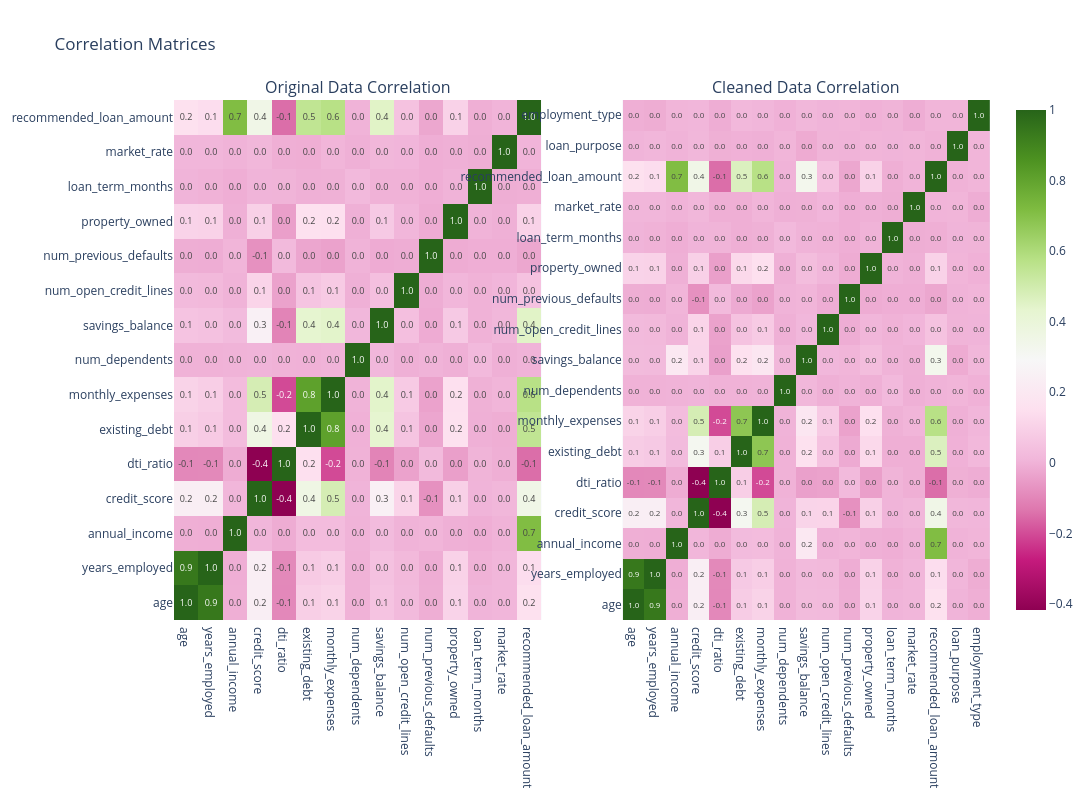

The notebook cell saved with this chart:
### Code cell
# Correlation plot
df_corr = df.corr(numeric_only=True)
df5_corr = df5.corr()
fig1 = px.imshow(
    df_corr,
    text_auto='.1f',
    color_continuous_scale='RdBu_r'
)

fig2 = px.imshow(
    df5_corr,
    text_auto='.1f',
    color_continuous_scale='RdBu_r'
)
fig = make_subplots(
    rows=1,
    cols=2,
    subplot_titles=(
        "Original Data Correlation",
        "Cleaned Data Correlation"
    )
)

fig.add_trace(fig1.data[0], row=1, col=1)
fig.add_trace(fig2.data[0], row=1, col=2)

fig.update_layout(
    height=800,
    width=2200,
    title_text="Correlation Matrices"
)

fig.show()

### Figure 1 — Plotly figure (JSON) as saved in the notebook; plotly's stock layout.template omitted (floating-point values rounded to 4 significant figures; data arrays with more than 128 entries replaced by an {"elided": "..."} marker saying what was removed)
{"data": [{"coloraxis": "coloraxis", "hovertemplate": "x: %{x}<br>y: %{y}<br>color: %{z}<extra></extra>", "name": "0", "texttemplate": "%{z:.1f}", "type": "heatmap", "x": ["age", "years_employed", "annual_income", "credit_score", "dti_ratio", "existing_debt", "monthly_expenses", "num_dependents", "savings_balance", "num_open_credit_lines", "num_previous_defaults", "property_owned", "loan_term_months", "market_rate", "recommended_loan_amount"], "xaxis": "x", "y": ["age", "years_employed", "annual_income", "credit_score", "dti_ratio", "existing_debt", "monthly_expenses", "num_dependents", "savings_balance", "num_open_credit_lines", "num_previous_defaults", "property_owned", "loan_term_months", "market_rate", "recommended_loan_amount"], "yaxis": "y", "z": {"elided": "15x15 float values"}}, {"coloraxis": "coloraxis", "hovertemplate": "x: %{x}<br>y: %{y}<br>color: %{z}<extra></extra>", "name": "0", "texttemplate": "%{z:.1f}", "type": "heatmap", "x": ["age", "years_employed", "annual_income", "credit_score", "dti_ratio", "existing_debt", "monthly_expenses", "num_dependents", "savings_balance", "num_open_credit_lines", "num_previous_defaults", "property_owned", "loan_term_months", "market_rate", "recommended_loan_amount", "loan_purpose", "employment_type"], "xaxis": "x2", "y": ["age", "years_employed", "annual_income", "credit_score", "dti_ratio", "existing_debt", "monthly_expenses", "num_dependents", "savings_balance", "num_open_credit_lines", "num_previous_defaults", "property_owned", "loan_term_months", "market_rate", "recommended_loan_amount", "loan_purpose", "employment_type"], "yaxis": "y2", "z": {"elided": "17x17 float values"}}], "layout": {"annotations": [{"font": {"size": 16}, "showarrow": false, "text": "Original Data Correlation", "x": 0.225, "xanchor": "center", "xref": "paper", "y": 1, "yanchor": "bottom", "yref": "paper"}, {"font": {"size": 16}, "showarrow": false, "text": "Cleaned Data Correlation", "x": 0.775, "xanchor": "center", "xref": "paper", "y": 1, "yanchor": "bottom", "yref": "paper"}], "height": 800, "title": {"text": "Correlation Matrices"}, "width": 2200, "xaxis": {"anchor": "y", "domain": [0, 0.45]}, "xaxis2": {"anchor": "y2", "domain": [0.55, 1]}, "yaxis": {"anchor": "x", "domain": [0, 1]}, "yaxis2": {"anchor": "x2", "domain": [0, 1]}}}
